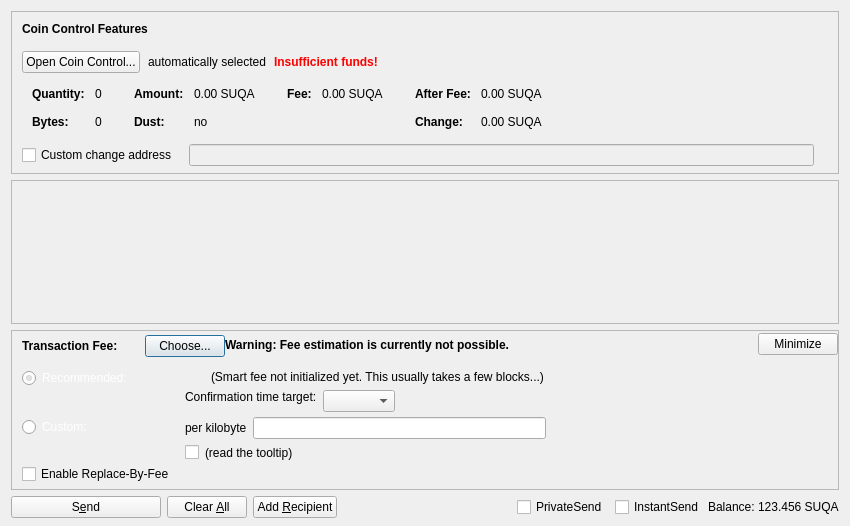
<?xml version="1.0" encoding="UTF-8"?>
<ui version="4.0">
 <class>SendCoinsDialog</class>
 <widget class="QDialog" name="SendCoinsDialog">
  <property name="geometry">
   <rect>
    <x>0</x>
    <y>0</y>
    <width>850</width>
    <height>526</height>
   </rect>
  </property>
  <property name="windowTitle">
   <string>Send Coins</string>
  </property>
  <layout class="QVBoxLayout" name="verticalLayout" stretch="0,1,0,0">
   <property name="bottomMargin">
    <number>8</number>
   </property>
   <item>
    <widget class="QFrame" name="frameCoinControl">
     <property name="sizePolicy">
      <sizepolicy hsizetype="Expanding" vsizetype="Expanding">
       <horstretch>0</horstretch>
       <verstretch>0</verstretch>
      </sizepolicy>
     </property>
     <property name="maximumSize">
      <size>
       <width>16777215</width>
       <height>16777215</height>
      </size>
     </property>
     <property name="frameShape">
      <enum>QFrame::StyledPanel</enum>
     </property>
     <property name="frameShadow">
      <enum>QFrame::Sunken</enum>
     </property>
     <layout class="QVBoxLayout" name="verticalLayoutCoinControl2">
      <property name="spacing">
       <number>0</number>
      </property>
      <property name="leftMargin">
       <number>0</number>
      </property>
      <property name="topMargin">
       <number>0</number>
      </property>
      <property name="rightMargin">
       <number>0</number>
      </property>
      <property name="bottomMargin">
       <number>6</number>
      </property>
      <item>
       <layout class="QVBoxLayout" name="verticalLayoutCoinControl" stretch="0,0,0,0,1">
        <property name="spacing">
         <number>0</number>
        </property>
        <property name="leftMargin">
         <number>10</number>
        </property>
        <property name="topMargin">
         <number>10</number>
        </property>
        <item>
         <layout class="QHBoxLayout" name="horizontalLayoutCoinControl1">
          <property name="bottomMargin">
           <number>15</number>
          </property>
          <item>
           <widget class="QLabel" name="labelCoinControlFeatures">
            <property name="sizePolicy">
             <sizepolicy hsizetype="Preferred" vsizetype="Maximum">
              <horstretch>0</horstretch>
              <verstretch>0</verstretch>
             </sizepolicy>
            </property>
            <property name="font">
             <font>
              <weight>75</weight>
              <bold>true</bold>
             </font>
            </property>
            <property name="styleSheet">
             <string notr="true">font-weight:bold;</string>
            </property>
            <property name="text">
             <string>Coin Control Features</string>
            </property>
           </widget>
          </item>
         </layout>
        </item>
        <item>
         <layout class="QHBoxLayout" name="horizontalLayoutCoinControl2" stretch="0,0,0,0">
          <property name="spacing">
           <number>8</number>
          </property>
          <property name="bottomMargin">
           <number>10</number>
          </property>
          <item>
           <widget class="QPushButton" name="pushButtonCoinControl">
            <property name="styleSheet">
             <string notr="true"/>
            </property>
            <property name="text">
             <string>Open Coin Control...</string>
            </property>
            <property name="autoDefault">
             <bool>false</bool>
            </property>
           </widget>
          </item>
          <item>
           <widget class="QLabel" name="labelCoinControlAutomaticallySelected">
            <property name="text">
             <string>automatically selected</string>
            </property>
            <property name="margin">
             <number>5</number>
            </property>
           </widget>
          </item>
          <item>
           <widget class="QLabel" name="labelCoinControlInsuffFunds">
            <property name="font">
             <font>
              <weight>75</weight>
              <bold>true</bold>
             </font>
            </property>
            <property name="styleSheet">
             <string notr="true">color:red;font-weight:bold;</string>
            </property>
            <property name="text">
             <string>Insufficient funds!</string>
            </property>
            <property name="margin">
             <number>5</number>
            </property>
           </widget>
          </item>
          <item>
           <spacer name="horizontalSpacerCoinControl">
            <property name="orientation">
             <enum>Qt::Horizontal</enum>
            </property>
            <property name="sizeHint" stdset="0">
             <size>
              <width>40</width>
              <height>1</height>
             </size>
            </property>
           </spacer>
          </item>
         </layout>
        </item>
        <item>
         <widget class="QWidget" name="widgetCoinControl" native="true">
          <property name="sizePolicy">
           <sizepolicy hsizetype="Preferred" vsizetype="Preferred">
            <horstretch>0</horstretch>
            <verstretch>0</verstretch>
           </sizepolicy>
          </property>
          <property name="minimumSize">
           <size>
            <width>0</width>
            <height>0</height>
           </size>
          </property>
          <property name="styleSheet">
           <string notr="true"/>
          </property>
          <layout class="QHBoxLayout" name="horizontalLayoutCoinControl5">
           <property name="leftMargin">
            <number>0</number>
           </property>
           <property name="topMargin">
            <number>0</number>
           </property>
           <property name="rightMargin">
            <number>0</number>
           </property>
           <property name="bottomMargin">
            <number>0</number>
           </property>
           <item>
            <layout class="QHBoxLayout" name="horizontalLayoutCoinControl3" stretch="0,0,0,1">
             <property name="spacing">
              <number>20</number>
             </property>
             <property name="topMargin">
              <number>0</number>
             </property>
             <property name="bottomMargin">
              <number>10</number>
             </property>
             <item>
              <layout class="QFormLayout" name="formLayoutCoinControl1">
               <property name="horizontalSpacing">
                <number>10</number>
               </property>
               <property name="verticalSpacing">
                <number>14</number>
               </property>
               <property name="leftMargin">
                <number>10</number>
               </property>
               <property name="topMargin">
                <number>4</number>
               </property>
               <property name="rightMargin">
                <number>6</number>
               </property>
               <item row="0" column="0">
                <widget class="QLabel" name="labelCoinControlQuantityText">
                 <property name="font">
                  <font>
                   <weight>75</weight>
                   <bold>true</bold>
                  </font>
                 </property>
                 <property name="text">
                  <string>Quantity:</string>
                 </property>
                 <property name="margin">
                  <number>0</number>
                 </property>
                </widget>
               </item>
               <item row="0" column="1">
                <widget class="QLabel" name="labelCoinControlQuantity">
                 <property name="cursor">
                  <cursorShape>IBeamCursor</cursorShape>
                 </property>
                 <property name="contextMenuPolicy">
                  <enum>Qt::ActionsContextMenu</enum>
                 </property>
                 <property name="text">
                  <string notr="true">0</string>
                 </property>
                 <property name="margin">
                  <number>0</number>
                 </property>
                 <property name="textInteractionFlags">
                  <set>Qt::LinksAccessibleByMouse|Qt::TextSelectableByKeyboard|Qt::TextSelectableByMouse</set>
                 </property>
                </widget>
               </item>
               <item row="1" column="0">
                <widget class="QLabel" name="labelCoinControlBytesText">
                 <property name="font">
                  <font>
                   <weight>75</weight>
                   <bold>true</bold>
                  </font>
                 </property>
                 <property name="text">
                  <string>Bytes:</string>
                 </property>
                </widget>
               </item>
               <item row="1" column="1">
                <widget class="QLabel" name="labelCoinControlBytes">
                 <property name="cursor">
                  <cursorShape>IBeamCursor</cursorShape>
                 </property>
                 <property name="contextMenuPolicy">
                  <enum>Qt::ActionsContextMenu</enum>
                 </property>
                 <property name="text">
                  <string notr="true">0</string>
                 </property>
                 <property name="textInteractionFlags">
                  <set>Qt::LinksAccessibleByMouse|Qt::TextSelectableByKeyboard|Qt::TextSelectableByMouse</set>
                 </property>
                </widget>
               </item>
              </layout>
             </item>
             <item>
              <layout class="QFormLayout" name="formLayoutCoinControl2">
               <property name="horizontalSpacing">
                <number>10</number>
               </property>
               <property name="verticalSpacing">
                <number>14</number>
               </property>
               <property name="leftMargin">
                <number>6</number>
               </property>
               <property name="topMargin">
                <number>4</number>
               </property>
               <property name="rightMargin">
                <number>6</number>
               </property>
               <item row="0" column="0">
                <widget class="QLabel" name="labelCoinControlAmountText">
                 <property name="font">
                  <font>
                   <weight>75</weight>
                   <bold>true</bold>
                  </font>
                 </property>
                 <property name="text">
                  <string>Amount:</string>
                 </property>
                 <property name="margin">
                  <number>0</number>
                 </property>
                </widget>
               </item>
               <item row="0" column="1">
                <widget class="QLabel" name="labelCoinControlAmount">
                 <property name="cursor">
                  <cursorShape>IBeamCursor</cursorShape>
                 </property>
                 <property name="contextMenuPolicy">
                  <enum>Qt::ActionsContextMenu</enum>
                 </property>
                 <property name="text">
                  <string notr="true">0.00 SUQA</string>
                 </property>
                 <property name="textInteractionFlags">
                  <set>Qt::LinksAccessibleByMouse|Qt::TextSelectableByKeyboard|Qt::TextSelectableByMouse</set>
                 </property>
                </widget>
               </item>
               <item row="1" column="0">
                <widget class="QLabel" name="labelCoinControlLowOutputText">
                 <property name="font">
                  <font>
                   <weight>75</weight>
                   <bold>true</bold>
                  </font>
                 </property>
                 <property name="text">
                  <string>Dust:</string>
                 </property>
                </widget>
               </item>
               <item row="1" column="1">
                <widget class="QLabel" name="labelCoinControlLowOutput">
                 <property name="cursor">
                  <cursorShape>IBeamCursor</cursorShape>
                 </property>
                 <property name="contextMenuPolicy">
                  <enum>Qt::ActionsContextMenu</enum>
                 </property>
                 <property name="text">
                  <string notr="true">no</string>
                 </property>
                 <property name="textInteractionFlags">
                  <set>Qt::LinksAccessibleByMouse|Qt::TextSelectableByKeyboard|Qt::TextSelectableByMouse</set>
                 </property>
                </widget>
               </item>
              </layout>
             </item>
             <item>
              <layout class="QFormLayout" name="formLayoutCoinControl3">
               <property name="horizontalSpacing">
                <number>10</number>
               </property>
               <property name="verticalSpacing">
                <number>14</number>
               </property>
               <property name="leftMargin">
                <number>6</number>
               </property>
               <property name="topMargin">
                <number>4</number>
               </property>
               <property name="rightMargin">
                <number>6</number>
               </property>
               <item row="0" column="0">
                <widget class="QLabel" name="labelCoinControlFeeText">
                 <property name="font">
                  <font>
                   <weight>75</weight>
                   <bold>true</bold>
                  </font>
                 </property>
                 <property name="text">
                  <string>Fee:</string>
                 </property>
                 <property name="margin">
                  <number>0</number>
                 </property>
                </widget>
               </item>
               <item row="0" column="1">
                <widget class="QLabel" name="labelCoinControlFee">
                 <property name="cursor">
                  <cursorShape>IBeamCursor</cursorShape>
                 </property>
                 <property name="contextMenuPolicy">
                  <enum>Qt::ActionsContextMenu</enum>
                 </property>
                 <property name="text">
                  <string notr="true">0.00 SUQA</string>
                 </property>
                 <property name="textInteractionFlags">
                  <set>Qt::LinksAccessibleByMouse|Qt::TextSelectableByKeyboard|Qt::TextSelectableByMouse</set>
                 </property>
                </widget>
               </item>
              </layout>
             </item>
             <item>
              <layout class="QFormLayout" name="formLayoutCoinControl4">
               <property name="horizontalSpacing">
                <number>10</number>
               </property>
               <property name="verticalSpacing">
                <number>14</number>
               </property>
               <property name="leftMargin">
                <number>6</number>
               </property>
               <property name="topMargin">
                <number>4</number>
               </property>
               <property name="rightMargin">
                <number>6</number>
               </property>
               <item row="0" column="0">
                <widget class="QLabel" name="labelCoinControlAfterFeeText">
                 <property name="font">
                  <font>
                   <weight>75</weight>
                   <bold>true</bold>
                  </font>
                 </property>
                 <property name="text">
                  <string>After Fee:</string>
                 </property>
                 <property name="margin">
                  <number>0</number>
                 </property>
                </widget>
               </item>
               <item row="0" column="1">
                <widget class="QLabel" name="labelCoinControlAfterFee">
                 <property name="cursor">
                  <cursorShape>IBeamCursor</cursorShape>
                 </property>
                 <property name="contextMenuPolicy">
                  <enum>Qt::ActionsContextMenu</enum>
                 </property>
                 <property name="text">
                  <string notr="true">0.00 SUQA</string>
                 </property>
                 <property name="textInteractionFlags">
                  <set>Qt::LinksAccessibleByMouse|Qt::TextSelectableByKeyboard|Qt::TextSelectableByMouse</set>
                 </property>
                </widget>
               </item>
               <item row="1" column="0">
                <widget class="QLabel" name="labelCoinControlChangeText">
                 <property name="font">
                  <font>
                   <weight>75</weight>
                   <bold>true</bold>
                  </font>
                 </property>
                 <property name="text">
                  <string>Change:</string>
                 </property>
                </widget>
               </item>
               <item row="1" column="1">
                <widget class="QLabel" name="labelCoinControlChange">
                 <property name="cursor">
                  <cursorShape>IBeamCursor</cursorShape>
                 </property>
                 <property name="contextMenuPolicy">
                  <enum>Qt::ActionsContextMenu</enum>
                 </property>
                 <property name="text">
                  <string notr="true">0.00 SUQA</string>
                 </property>
                 <property name="textInteractionFlags">
                  <set>Qt::LinksAccessibleByMouse|Qt::TextSelectableByKeyboard|Qt::TextSelectableByMouse</set>
                 </property>
                </widget>
               </item>
              </layout>
             </item>
            </layout>
           </item>
          </layout>
         </widget>
        </item>
        <item>
         <layout class="QHBoxLayout" name="horizontalLayoutCoinControl4" stretch="0,0,0">
          <property name="spacing">
           <number>12</number>
          </property>
          <property name="sizeConstraint">
           <enum>QLayout::SetDefaultConstraint</enum>
          </property>
          <property name="topMargin">
           <number>5</number>
          </property>
          <property name="rightMargin">
           <number>5</number>
          </property>
          <item>
           <widget class="QCheckBox" name="checkBoxCoinControlChange">
            <property name="toolTip">
             <string>If this is activated, but the change address is empty or invalid, change will be sent to a newly generated address.</string>
            </property>
            <property name="text">
             <string>Custom change address</string>
            </property>
           </widget>
          </item>
          <item>
           <widget class="QValidatedLineEdit" name="lineEditCoinControlChange">
            <property name="enabled">
             <bool>false</bool>
            </property>
            <property name="sizePolicy">
             <sizepolicy hsizetype="Expanding" vsizetype="Fixed">
              <horstretch>0</horstretch>
              <verstretch>0</verstretch>
             </sizepolicy>
            </property>
           </widget>
          </item>
          <item>
           <widget class="QLabel" name="labelCoinControlChangeLabel">
            <property name="sizePolicy">
             <sizepolicy hsizetype="Preferred" vsizetype="Expanding">
              <horstretch>0</horstretch>
              <verstretch>0</verstretch>
             </sizepolicy>
            </property>
            <property name="minimumSize">
             <size>
              <width>0</width>
              <height>0</height>
             </size>
            </property>
            <property name="text">
             <string/>
            </property>
            <property name="margin">
             <number>3</number>
            </property>
           </widget>
          </item>
         </layout>
        </item>
        <item>
         <spacer name="verticalSpacerCoinControl">
          <property name="orientation">
           <enum>Qt::Vertical</enum>
          </property>
          <property name="sizeHint" stdset="0">
           <size>
            <width>800</width>
            <height>1</height>
           </size>
          </property>
         </spacer>
        </item>
       </layout>
      </item>
     </layout>
    </widget>
   </item>
   <item>
    <widget class="QScrollArea" name="scrollArea">
     <property name="widgetResizable">
      <bool>true</bool>
     </property>
     <widget class="QWidget" name="scrollAreaWidgetContents">
      <property name="geometry">
       <rect>
        <x>0</x>
        <y>0</y>
        <width>830</width>
        <height>102</height>
       </rect>
      </property>
      <layout class="QVBoxLayout" name="verticalLayout_2" stretch="0,1">
       <property name="leftMargin">
        <number>0</number>
       </property>
       <property name="topMargin">
        <number>0</number>
       </property>
       <property name="rightMargin">
        <number>0</number>
       </property>
       <property name="bottomMargin">
        <number>0</number>
       </property>
       <item>
        <layout class="QVBoxLayout" name="entries">
         <property name="spacing">
          <number>6</number>
         </property>
        </layout>
       </item>
       <item>
        <spacer name="verticalSpacer">
         <property name="orientation">
          <enum>Qt::Vertical</enum>
         </property>
         <property name="sizeHint" stdset="0">
          <size>
           <width>20</width>
           <height>40</height>
          </size>
         </property>
        </spacer>
       </item>
      </layout>
     </widget>
    </widget>
   </item>
   <item>
    <widget class="QFrame" name="frameFee">
     <property name="sizePolicy">
      <sizepolicy hsizetype="Expanding" vsizetype="Expanding">
       <horstretch>0</horstretch>
       <verstretch>0</verstretch>
      </sizepolicy>
     </property>
     <property name="maximumSize">
      <size>
       <width>16777215</width>
       <height>16777215</height>
      </size>
     </property>
     <property name="frameShape">
      <enum>QFrame::StyledPanel</enum>
     </property>
     <property name="frameShadow">
      <enum>QFrame::Sunken</enum>
     </property>
     <layout class="QVBoxLayout" name="verticalLayoutFee1">
      <property name="spacing">
       <number>0</number>
      </property>
      <property name="leftMargin">
       <number>0</number>
      </property>
      <property name="topMargin">
       <number>0</number>
      </property>
      <property name="rightMargin">
       <number>0</number>
      </property>
      <property name="bottomMargin">
       <number>0</number>
      </property>
      <item>
       <layout class="QVBoxLayout" name="verticalLayoutFee2" stretch="0,0,0">
        <property name="spacing">
         <number>0</number>
        </property>
        <property name="leftMargin">
         <number>10</number>
        </property>
        <property name="topMargin">
         <number>0</number>
        </property>
        <item>
         <layout class="QHBoxLayout" name="horizontalLayoutFee1">
          <property name="bottomMargin">
           <number>0</number>
          </property>
          <item>
           <layout class="QVBoxLayout" name="verticalLayoutFee7">
            <property name="spacing">
             <number>0</number>
            </property>
            <item>
             <spacer name="verticalSpacerSmartFee">
              <property name="orientation">
               <enum>Qt::Vertical</enum>
              </property>
              <property name="sizeType">
               <enum>QSizePolicy::Fixed</enum>
              </property>
              <property name="sizeHint" stdset="0">
               <size>
                <width>1</width>
                <height>4</height>
               </size>
              </property>
             </spacer>
            </item>
            <item>
             <layout class="QHBoxLayout" name="horizontalLayoutSmartFee">
              <property name="spacing">
               <number>10</number>
              </property>
              <item>
               <widget class="QLabel" name="labelFeeHeadline">
                <property name="sizePolicy">
                 <sizepolicy hsizetype="Preferred" vsizetype="Maximum">
                  <horstretch>0</horstretch>
                  <verstretch>0</verstretch>
                 </sizepolicy>
                </property>
                <property name="font">
                 <font>
                  <weight>75</weight>
                  <bold>true</bold>
                 </font>
                </property>
                <property name="styleSheet">
                 <string notr="true">font-weight:bold;</string>
                </property>
                <property name="text">
                 <string>Transaction Fee:</string>
                </property>
               </widget>
              </item>
              <item>
               <widget class="QLabel" name="labelFeeMinimized">
                <property name="text">
                 <string/>
                </property>
               </widget>
              </item>
              <item>
               <widget class="QPushButton" name="buttonChooseFee">
                <property name="text">
                 <string>Choose...</string>
                </property>
               </widget>
              </item>
             </layout>
            </item>
            <item>
             <spacer name="verticalSpacer_5">
              <property name="orientation">
               <enum>Qt::Vertical</enum>
              </property>
              <property name="sizeHint" stdset="0">
               <size>
                <width>1</width>
                <height>1</height>
               </size>
              </property>
             </spacer>
            </item>
           </layout>
          </item>
          <item>
           <widget class="QLabel" name="fallbackFeeWarningLabel">
            <property name="font">
             <font>
              <weight>75</weight>
              <bold>true</bold>
             </font>
            </property>
            <property name="toolTip">
             <string>Using the fallbackfee can result in sending a transaction that will take several hours or days (or never) to confirm. Consider choosing your fee manually or wait until you have validated the complete chain.</string>
            </property>
            <property name="text">
             <string>Warning: Fee estimation is currently not possible.</string>
            </property>
            <property name="wordWrap">
             <bool>false</bool>
            </property>
           </widget>
          </item>
          <item>
           <spacer name="horizontalSpacer_4">
            <property name="orientation">
             <enum>Qt::Horizontal</enum>
            </property>
            <property name="sizeType">
             <enum>QSizePolicy::MinimumExpanding</enum>
            </property>
            <property name="sizeHint" stdset="0">
             <size>
              <width>40</width>
              <height>20</height>
             </size>
            </property>
           </spacer>
          </item>
          <item>
           <widget class="QPushButton" name="buttonMinimizeFee">
            <property name="toolTip">
             <string>collapse fee-settings</string>
            </property>
            <property name="text">
             <string>Minimize</string>
            </property>
           </widget>
          </item>
         </layout>
        </item>
        <item>
         <widget class="QFrame" name="frameFeeSelection">
          <layout class="QVBoxLayout" name="verticalLayoutFee12">
           <property name="spacing">
            <number>0</number>
           </property>
           <property name="leftMargin">
            <number>0</number>
           </property>
           <property name="topMargin">
            <number>0</number>
           </property>
           <property name="rightMargin">
            <number>0</number>
           </property>
           <property name="bottomMargin">
            <number>0</number>
           </property>
           <item>
            <layout class="QGridLayout" name="gridLayoutFee">
             <property name="topMargin">
              <number>10</number>
             </property>
             <property name="bottomMargin">
              <number>4</number>
             </property>
             <property name="horizontalSpacing">
              <number>10</number>
             </property>
             <property name="verticalSpacing">
              <number>4</number>
             </property>
             <item row="1" column="1">
              <layout class="QVBoxLayout" name="verticalLayoutFee8">
               <property name="spacing">
                <number>6</number>
               </property>
               <item>
                <layout class="QHBoxLayout" name="horizontalLayoutFee13">
                 <item>
                  <widget class="QLabel" name="labelCustomPerKilobyte">
                   <property name="toolTip">
                    <string>Specify a custom fee per kB (1,000 bytes) of the transaction's virtual size.

Note:  Since the fee is calculated on a per-byte basis, a fee of &quot;100 satoshis per kB&quot; for a transaction size of 500 bytes (half of 1 kB) would ultimately yield a fee of only 50 satoshis.</string>
                   </property>
                   <property name="text">
                    <string>per kilobyte</string>
                   </property>
                  </widget>
                 </item>
                 <item>
                  <widget class="SUQAAmountField" name="customFee"/>
                 </item>
                 <item>
                  <spacer name="horizontalSpacer_6">
                   <property name="orientation">
                    <enum>Qt::Horizontal</enum>
                   </property>
                   <property name="sizeHint" stdset="0">
                    <size>
                     <width>1</width>
                     <height>1</height>
                    </size>
                   </property>
                  </spacer>
                 </item>
                </layout>
               </item>
               <item>
                <layout class="QHBoxLayout" name="horizontalLayoutFee8">
                 <item>
                  <widget class="QCheckBox" name="checkBoxMinimumFee">
                   <property name="toolTip">
                    <string>Paying only the minimum fee is just fine as long as there is less transaction volume than space in the blocks. But be aware that this can end up in a never confirming transaction once there is more demand for suqa transactions than the network can process.</string>
                   </property>
                   <property name="text">
                    <string/>
                   </property>
                  </widget>
                 </item>
                 <item>
                  <widget class="QLabel" name="labelMinFeeWarning">
                   <property name="enabled">
                    <bool>true</bool>
                   </property>
                   <property name="toolTip">
                    <string>Paying only the minimum fee is just fine as long as there is less transaction volume than space in the blocks. But be aware that this can end up in a never confirming transaction once there is more demand for suqa transactions than the network can process.</string>
                   </property>
                   <property name="text">
                    <string>(read the tooltip)</string>
                   </property>
                   <property name="margin">
                    <number>5</number>
                   </property>
                  </widget>
                 </item>
                 <item>
                  <spacer name="horizontalSpacer_2">
                   <property name="orientation">
                    <enum>Qt::Horizontal</enum>
                   </property>
                   <property name="sizeHint" stdset="0">
                    <size>
                     <width>1</width>
                     <height>1</height>
                    </size>
                   </property>
                  </spacer>
                 </item>
                </layout>
               </item>
              </layout>
             </item>
             <item row="0" column="0">
              <layout class="QVBoxLayout" name="verticalLayoutFee4" stretch="0,1">
               <property name="rightMargin">
                <number>43</number>
               </property>
               <item>
                <widget class="QRadioButton" name="radioSmartFee">
                 <property name="layoutDirection">
                  <enum>Qt::LeftToRight</enum>
                 </property>
                 <property name="styleSheet">
                  <string notr="true">color:rgb(255, 255, 255);

</string>
                 </property>
                 <property name="text">
                  <string>Recommended:</string>
                 </property>
                 <property name="checked">
                  <bool>true</bool>
                 </property>
                 <attribute name="buttonGroup">
                  <string notr="true">groupFee</string>
                 </attribute>
                </widget>
               </item>
               <item>
                <spacer name="verticalSpacer_2">
                 <property name="orientation">
                  <enum>Qt::Vertical</enum>
                 </property>
                 <property name="sizeHint" stdset="0">
                  <size>
                   <width>1</width>
                   <height>1</height>
                  </size>
                 </property>
                </spacer>
               </item>
              </layout>
             </item>
             <item row="1" column="0">
              <layout class="QVBoxLayout" name="verticalLayoutFee9" stretch="0,1">
               <property name="rightMargin">
                <number>43</number>
               </property>
               <item>
                <widget class="QRadioButton" name="radioCustomFee">
                 <property name="styleSheet">
                  <string notr="true">color:rgb(255, 255, 255);</string>
                 </property>
                 <property name="text">
                  <string>Custom:</string>
                 </property>
                 <attribute name="buttonGroup">
                  <string notr="true">groupFee</string>
                 </attribute>
                </widget>
               </item>
               <item>
                <spacer name="verticalSpacer_6">
                 <property name="orientation">
                  <enum>Qt::Vertical</enum>
                 </property>
                 <property name="sizeHint" stdset="0">
                  <size>
                   <width>1</width>
                   <height>1</height>
                  </size>
                 </property>
                </spacer>
               </item>
              </layout>
             </item>
             <item row="0" column="1">
              <layout class="QVBoxLayout" name="verticalLayoutFee3" stretch="0,0,1">
               <property name="spacing">
                <number>6</number>
               </property>
               <property name="topMargin">
                <number>2</number>
               </property>
               <item>
                <layout class="QHBoxLayout" name="horizontalLayoutFee12">
                 <item>
                  <widget class="QLabel" name="labelSmartFee">
                   <property name="text">
                    <string/>
                   </property>
                   <property name="margin">
                    <number>2</number>
                   </property>
                  </widget>
                 </item>
                 <item>
                  <widget class="QLabel" name="labelFeeEstimation">
                   <property name="text">
                    <string/>
                   </property>
                  </widget>
                 </item>
                 <item>
                  <widget class="QLabel" name="labelSmartFee2">
                   <property name="text">
                    <string>(Smart fee not initialized yet. This usually takes a few blocks...)</string>
                   </property>
                   <property name="margin">
                    <number>2</number>
                   </property>
                  </widget>
                 </item>
                 <item>
                  <spacer name="horizontalSpacer_5">
                   <property name="orientation">
                    <enum>Qt::Horizontal</enum>
                   </property>
                   <property name="sizeHint" stdset="0">
                    <size>
                     <width>1</width>
                     <height>1</height>
                    </size>
                   </property>
                  </spacer>
                 </item>
                </layout>
               </item>
               <item>
                <layout class="QHBoxLayout" name="horizontalLayoutFee9">
                 <item>
                  <layout class="QVBoxLayout" name="verticalLayoutFee6">
                   <item>
                    <widget class="QLabel" name="labelSmartFee3">
                     <property name="text">
                      <string>Confirmation time target:</string>
                     </property>
                     <property name="margin">
                      <number>2</number>
                     </property>
                    </widget>
                   </item>
                   <item>
                    <spacer name="verticalSpacer_3">
                     <property name="orientation">
                      <enum>Qt::Vertical</enum>
                     </property>
                     <property name="sizeHint" stdset="0">
                      <size>
                       <width>1</width>
                       <height>1</height>
                      </size>
                     </property>
                    </spacer>
                   </item>
                  </layout>
                 </item>
                 <item>
                  <layout class="QVBoxLayout" name="verticalLayoutFee5">
                   <property name="rightMargin">
                    <number>30</number>
                   </property>
                   <item>
                    <layout class="QHBoxLayout" name="horizontalLayoutConfTarget">
                     <property name="bottomMargin">
                      <number>0</number>
                     </property>
                     <item>
                      <widget class="QComboBox" name="confTargetSelector"/>
                     </item>
                     <item>
                      <spacer name="horizontalSpacerConfTarget">
                       <property name="orientation">
                        <enum>Qt::Horizontal</enum>
                       </property>
                       <property name="sizeHint" stdset="0">
                        <size>
                         <width>40</width>
                         <height>20</height>
                        </size>
                       </property>
                      </spacer>
                     </item>
                    </layout>
                   </item>
                  </layout>
                 </item>
                </layout>
               </item>
               <item>
                <spacer name="verticalSpacer_4">
                 <property name="orientation">
                  <enum>Qt::Vertical</enum>
                 </property>
                 <property name="sizeHint" stdset="0">
                  <size>
                   <width>1</width>
                   <height>1</height>
                  </size>
                 </property>
                </spacer>
               </item>
              </layout>
             </item>
            </layout>
           </item>
           <item>
            <widget class="QCheckBox" name="optInRBF">
             <property name="toolTip">
              <string>With Replace-By-Fee (BIP-125) you can increase a transaction's fee after it is sent. Without this, a higher fee may be recommended to compensate for increased transaction delay risk.</string>
             </property>
             <property name="text">
              <string>Enable Replace-By-Fee</string>
             </property>
            </widget>
           </item>
          </layout>
         </widget>
        </item>
        <item>
         <spacer name="verticalSpacerFee">
          <property name="orientation">
           <enum>Qt::Vertical</enum>
          </property>
          <property name="sizeHint" stdset="0">
           <size>
            <width>40</width>
            <height>5</height>
           </size>
          </property>
         </spacer>
        </item>
       </layout>
      </item>
     </layout>
    </widget>
   </item>
   <item>
    <layout class="QHBoxLayout" name="horizontalLayout">
     <item>
      <widget class="QPushButton" name="sendButton">
       <property name="minimumSize">
        <size>
         <width>150</width>
         <height>0</height>
        </size>
       </property>
       <property name="toolTip">
        <string>Confirm the send action</string>
       </property>
       <property name="text">
        <string>S&amp;end</string>
       </property>
       <property name="icon">
        <iconset>
         <normaloff>../../../../../../Desktop/UI DarkBlue v01/Resources/icons/drkblue/send1.png</normaloff>../../../../../../Desktop/UI DarkBlue v01/Resources/icons/drkblue/send1.png</iconset>
       </property>
       <property name="autoDefault">
        <bool>false</bool>
       </property>
       <property name="default">
        <bool>false</bool>
       </property>
      </widget>
     </item>
     <item>
      <widget class="QPushButton" name="clearButton">
       <property name="sizePolicy">
        <sizepolicy hsizetype="Minimum" vsizetype="Fixed">
         <horstretch>0</horstretch>
         <verstretch>0</verstretch>
        </sizepolicy>
       </property>
       <property name="toolTip">
        <string>Clear all fields of the form.</string>
       </property>
       <property name="text">
        <string>Clear &amp;All</string>
       </property>
       <property name="icon">
        <iconset>
         <normaloff>:/icons/remove</normaloff>:/icons/remove</iconset>
       </property>
       <property name="autoDefault">
        <bool>false</bool>
       </property>
      </widget>
     </item>
     <item>
      <widget class="QPushButton" name="addButton">
       <property name="toolTip">
        <string>Send to multiple recipients at once</string>
       </property>
       <property name="text">
        <string>Add &amp;Recipient</string>
       </property>
       <property name="icon">
        <iconset>
         <normaloff>:/icons/add</normaloff>:/icons/add</iconset>
       </property>
       <property name="autoDefault">
        <bool>false</bool>
       </property>
      </widget>
     </item>
     <item>
      <spacer name="horizontalSpacer">
       <property name="orientation">
        <enum>Qt::Horizontal</enum>
       </property>
       <property name="sizeHint" stdset="0">
        <size>
         <width>40</width>
         <height>20</height>
        </size>
       </property>
      </spacer>
     </item>
     <item>
      <layout class="QHBoxLayout" name="horizontalLayout_2">
       <property name="spacing">
        <number>3</number>
       </property>
       <item>
        <widget class="QCheckBox" name="checkUsePrivateSend">
         <property name="minimumSize">
          <size>
           <width>95</width>
           <height>0</height>
          </size>
         </property>
         <property name="text">
          <string>PrivateSend</string>
         </property>
         <property name="checked">
          <bool>false</bool>
         </property>
        </widget>
       </item>
       <item>
        <widget class="QCheckBox" name="checkUseInstantSend">
         <property name="enabled">
          <bool>true</bool>
         </property>
         <property name="minimumSize">
          <size>
           <width>85</width>
           <height>0</height>
          </size>
         </property>
         <property name="text">
          <string>InstantSend</string>
         </property>
        </widget>
       </item>
       <item>
        <widget class="QLabel" name="label">
         <property name="sizePolicy">
          <sizepolicy hsizetype="Preferred" vsizetype="Fixed">
           <horstretch>0</horstretch>
           <verstretch>0</verstretch>
          </sizepolicy>
         </property>
         <property name="text">
          <string>Balance:</string>
         </property>
        </widget>
       </item>
       <item>
        <widget class="QLabel" name="labelBalance">
         <property name="sizePolicy">
          <sizepolicy hsizetype="Preferred" vsizetype="Fixed">
           <horstretch>0</horstretch>
           <verstretch>0</verstretch>
          </sizepolicy>
         </property>
         <property name="cursor">
          <cursorShape>IBeamCursor</cursorShape>
         </property>
         <property name="text">
          <string notr="true">123.456 SUQA</string>
         </property>
         <property name="textInteractionFlags">
          <set>Qt::LinksAccessibleByMouse|Qt::TextSelectableByKeyboard|Qt::TextSelectableByMouse</set>
         </property>
        </widget>
       </item>
      </layout>
     </item>
    </layout>
   </item>
  </layout>
 </widget>
 <customwidgets>
  <customwidget>
   <class>QValidatedLineEdit</class>
   <extends>QLineEdit</extends>
   <header>qt/qvalidatedlineedit.h</header>
  </customwidget>
  <customwidget>
   <class>SUQAAmountField</class>
   <extends>QLineEdit</extends>
   <header>qt/suqaamountfield.h</header>
   <container>1</container>
  </customwidget>
 </customwidgets>
 <resources>
  <include location="../suqa.qrc"/>
 </resources>
 <connections/>
 <buttongroups>
  <buttongroup name="groupFee"/>
 </buttongroups>
</ui>
